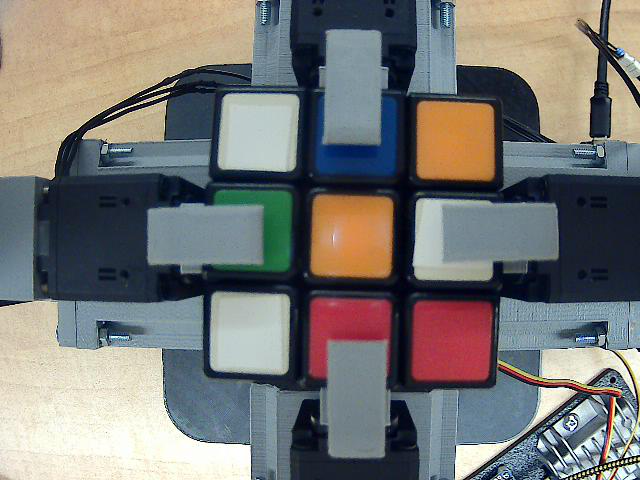
#> input picture src/frame_cube.png, 640 x 480 px, given in place of the camera
$ python 'traitement image.py'
#> lines starting #> are read from the running program, lines starting #| are printed output that depends on the picture; after the words box and inside, x2 and y2 are one past the last pixel; in counts of white or black regions, pixels touching at a corner belong together
# This is a sample Python script.
import cv2

import cv2
import numpy as np

cap = cv2.VideoCapture(0)


YellowL_limit = np.array([30, 100, 70])  # setting the yellow lower limit
YellowU_limit = np.array([50, 255, 255])  # setting the yellow upper limit

BlueL_limit = np.array([100, 100, 70])  # setting the yellow lower limit
BlueU_limit = np.array([140, 255, 255])

RedL_limit = np.array([165, 150, 160])  # setting the yellow lower limit
RedU_limit = np.array([180, 255, 255])

OrangeL_limit = np.array([10, 200, 70])  # setting the yellow lower limit
OrangeU_limit = np.array([20, 255, 255])

GreenL_limit = np.array([30, 100, 70])  # setting the yellow lower limit
GreenU_limit = np.array([50, 255, 255])

WhiteL_limit = np.array([30, 100, 70])  # setting the yellow lower limit
WhiteU_limit = np.array([50, 255, 255])

while 1:
    ret, frame = cap.read()
#> frame is the input picture: shape (480, 640, 3); mean B, G, R 117.6, 119.8, 120.4
    width = np.size(frame,1)
#> width = 640
    height = np.size(frame,0)
#> height = 480

    frame_1_1 = frame.copy()
    frame_2_1 = frame.copy()
    frame_3_1 = frame.copy()

    frame_1_2 = frame.copy()
    frame_2_2 = frame.copy()
    frame_3_2 = frame.copy()

    frame_1_3 = frame.copy()
    frame_2_3 = frame.copy()
    frame_3_3 = frame.copy()


    coin_sup_gauche = [0,0]
    coin_inf_droit = [width, height]
#> coin_inf_droit = [640, 480]

    cote_cube = 100

    #Barre horizontales
    haut_1_x = 100
    bas_1_x = 200

    haut_2_x = haut_1_x
    bas_2_x = 300

    haut_3_x = 300
    bas_3_x = 400

    #Barres verticales
    gauche_x_1 = 200
    droite_x_1 = 300

    gauche_x_2 = 300
    droite_x_2 = 400

    gauche_x_3 = 400
    droite_x_3 = 500


    frame_1_1 = frame[haut_1_x:bas_1_x, gauche_x_1:droite_x_1]
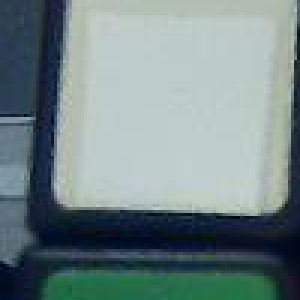
#> frame_1_1: shape (100, 100, 3) (shown 3 times larger); mean B, G, R 135.9, 134.8, 116.8


    # ret will return a true value if the frame exists otherwise False
    into_hsv = cv2.cvtColor(frame, cv2.COLOR_BGR2HSV)
#> into_hsv: shape (480, 640, 3); mean H, S, V 78.8, 89.3, 138.3
    into_hsv_1_1 = cv2.cvtColor(frame_1_1, cv2.COLOR_BGR2HSV)
#> into_hsv_1_1: shape (100, 100, 3); mean H, S, V 88.7, 73.9, 140.8

    Y_mask = cv2.inRange(into_hsv, YellowL_limit, YellowU_limit)
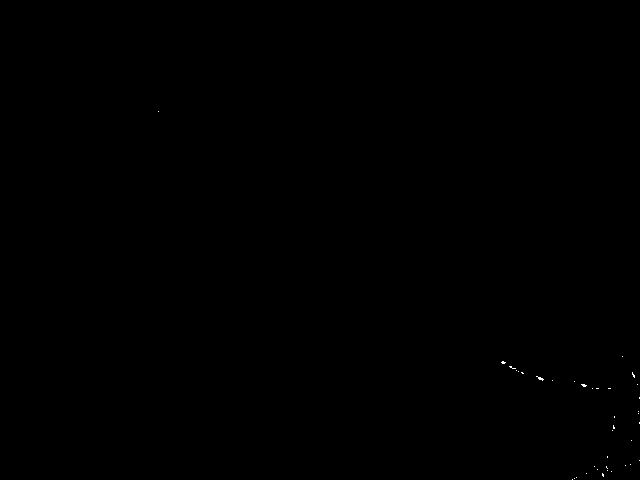
#> Y_mask: shape (480, 640); 0.04% white in thin lines or dots, all inside (x1, y1, x2, y2) = (158, 111, 640, 480)
    B_mask = cv2.inRange(into_hsv, BlueL_limit, BlueU_limit)
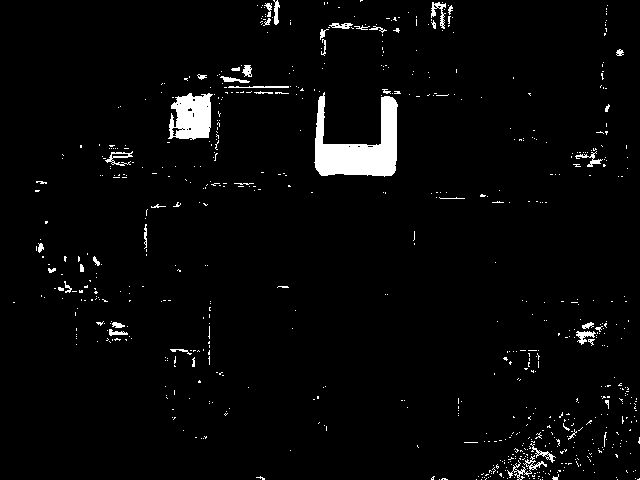
#> B_mask: shape (480, 640); 3.1% white; 702 white regions (654 under 20 px), largest, box (x1, y1, x2, y2) and area: (314, 92, 398, 177) 3603, (168, 93, 213, 140) 1563, (507, 455, 547, 480) 228
    R_mask = cv2.inRange(into_hsv, RedL_limit, RedU_limit)
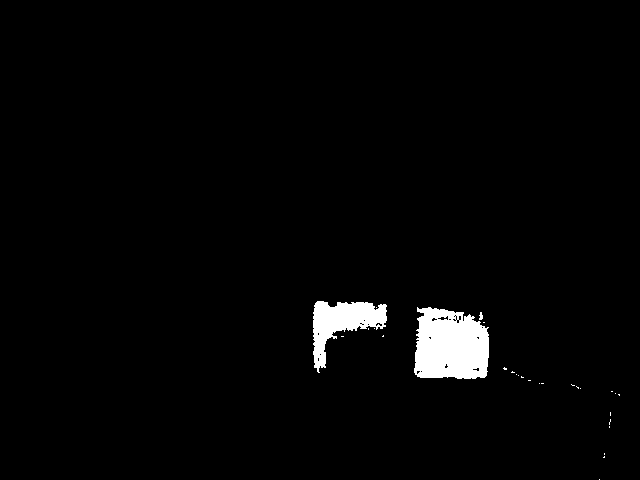
#> R_mask: shape (480, 640); 2.3% white; 29 white regions (26 under 20 px), largest, box (x1, y1, x2, y2) and area: (414, 307, 489, 379) 4507, (313, 301, 387, 373) 2381, (479, 312, 483, 320) 23
    O_mask = cv2.inRange(into_hsv_1_1, OrangeL_limit, OrangeU_limit)
#> O_mask: shape (100, 100); every value is 0
    G_mask = cv2.inRange(into_hsv, GreenL_limit, GreenU_limit)
    W_mask = cv2.inRange(into_hsv, WhiteL_limit, WhiteU_limit)
    # creating the mask using inRange() function
    # this will produce an image where the color of the objects
    # falling in the range will turn white and rest will be black
    '''
    yellow = cv2.bitwise_and(frame, frame, mask=Y_mask)
    blue = cv2.bitwise_and(frame, frame, mask=B_mask)
    red = cv2.bitwise_and(frame, frame, mask=R_mask)
    orange = cv2.bitwise_or(frame, frame, mask=O_mask)
    green = cv2.bitwise_and(frame, frame, mask=G_mask)
    white = cv2.bitwise_and(frame, frame, mask=W_mask)
    '''
    # this will give the color to mask.
    cv2.imshow('Original', frame)  # to display the original frame

    cv2.imshow('1_1', frame_1_1)
    '''
    cv2.imshow('1_2', frame_1_2)
    cv2.imshow('1_3', frame_1_3)

    cv2.imshow('2_1', frame_2_1)
    cv2.imshow('2_2', frame_2_2)
    cv2.imshow('2_3', frame_2_3)

    cv2.imshow('3_1', frame_3_1)
    cv2.imshow('3_2', frame_3_2)
    cv2.imshow('3_3', frame_3_3)
    '''
    cv2.imshow('Orange Detector', O_mask)  # to display the yellow object output

    white_pixel_count = cv2.countNonZero(O_mask)
#> white_pixel_count = 0

    if white_pixel_count > 500:
        print('orange')
        print(white_pixel_count)
        print(np.size(frame_1_1,0))
    #
    if cv2.waitKey(1) == 27:
#> (key Esc is pressed here)
        break
    # this function will be triggered when the ESC key is pressed
    # and the while loop will terminate and so will the program
cap.release()

cv2.destroyAllWindows()
